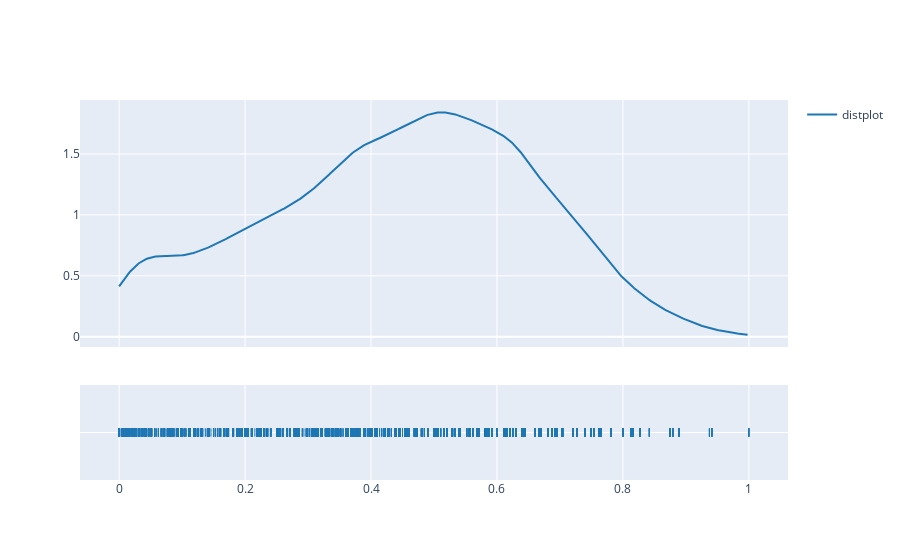

Notebook code cell kept with this figure:
### Code cell
group_labels = ['distplot'] # name of the dataset

fig = ff.create_distplot(
    [ddf["Sensitivity"].values.tolist()], 
    group_labels,
    show_hist=False
)
fig.show()

### Figure 1 — Plotly figure (JSON) as saved in the notebook; plotly's stock layout.template omitted (floating-point values rounded to 4 significant figures; data arrays with more than 128 entries replaced by an {"elided": "..."} marker saying what was removed)
{"data": [{"legendgroup": "distplot", "marker": {"color": "rgb(31, 119, 180)"}, "mode": "lines", "name": "distplot", "showlegend": true, "type": "scatter", "x": {"elided": "500 float values"}, "xaxis": "x", "y": {"elided": "500 float values"}, "yaxis": "y"}, {"legendgroup": "distplot", "marker": {"color": "rgb(31, 119, 180)", "symbol": "line-ns-open"}, "mode": "markers", "name": "distplot", "showlegend": false, "type": "scatter", "x": {"elided": "7976 float values"}, "xaxis": "x", "y": {"elided": "7976 str values"}, "yaxis": "y2"}], "layout": {"barmode": "overlay", "hovermode": "closest", "legend": {"traceorder": "reversed"}, "xaxis": {"anchor": "y2", "domain": [0, 1], "zeroline": false}, "yaxis": {"anchor": "free", "domain": [0.35, 1], "position": 0}, "yaxis2": {"anchor": "x", "domain": [0, 0.25], "dtick": 1, "showticklabels": false}}}
